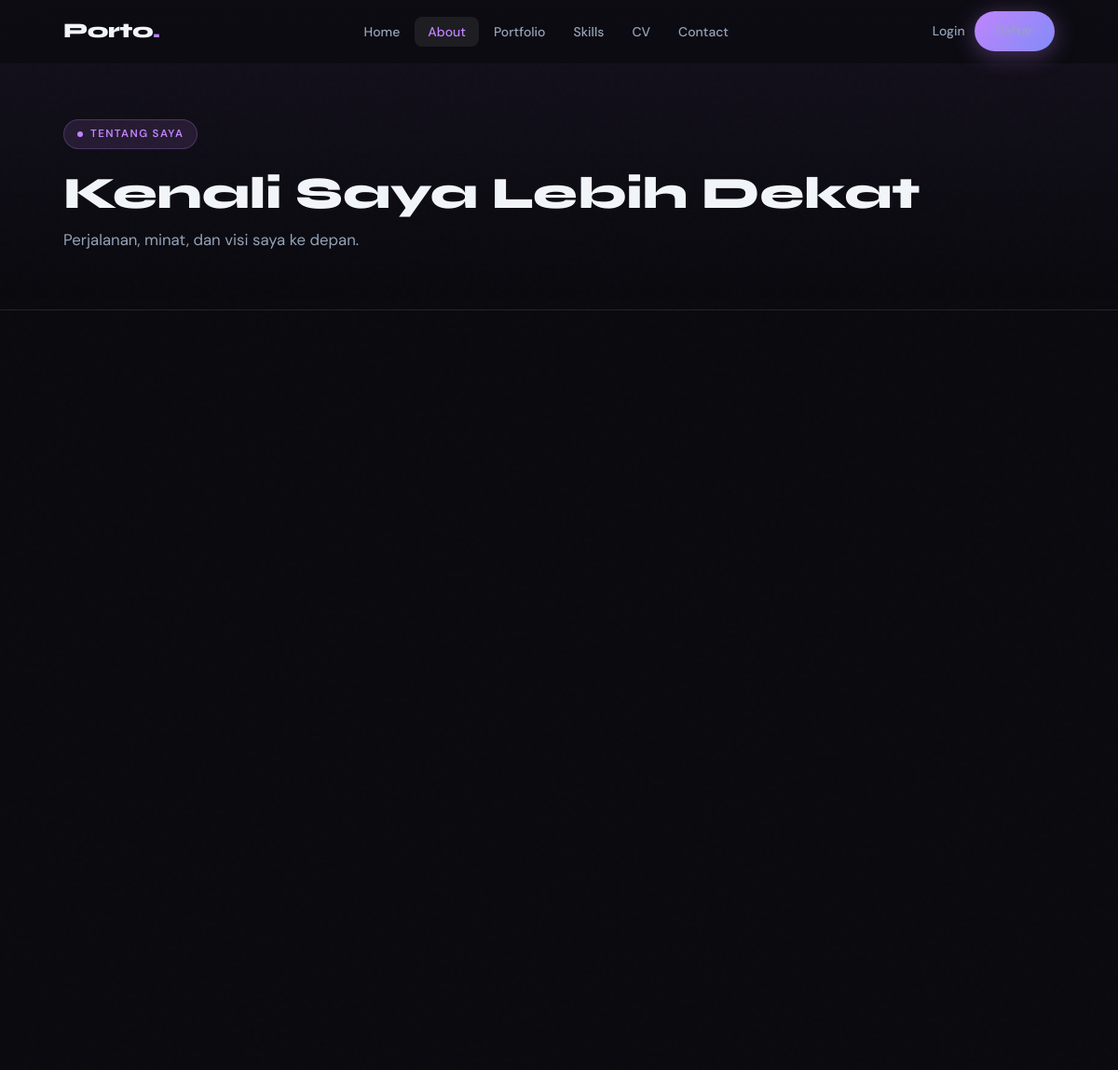
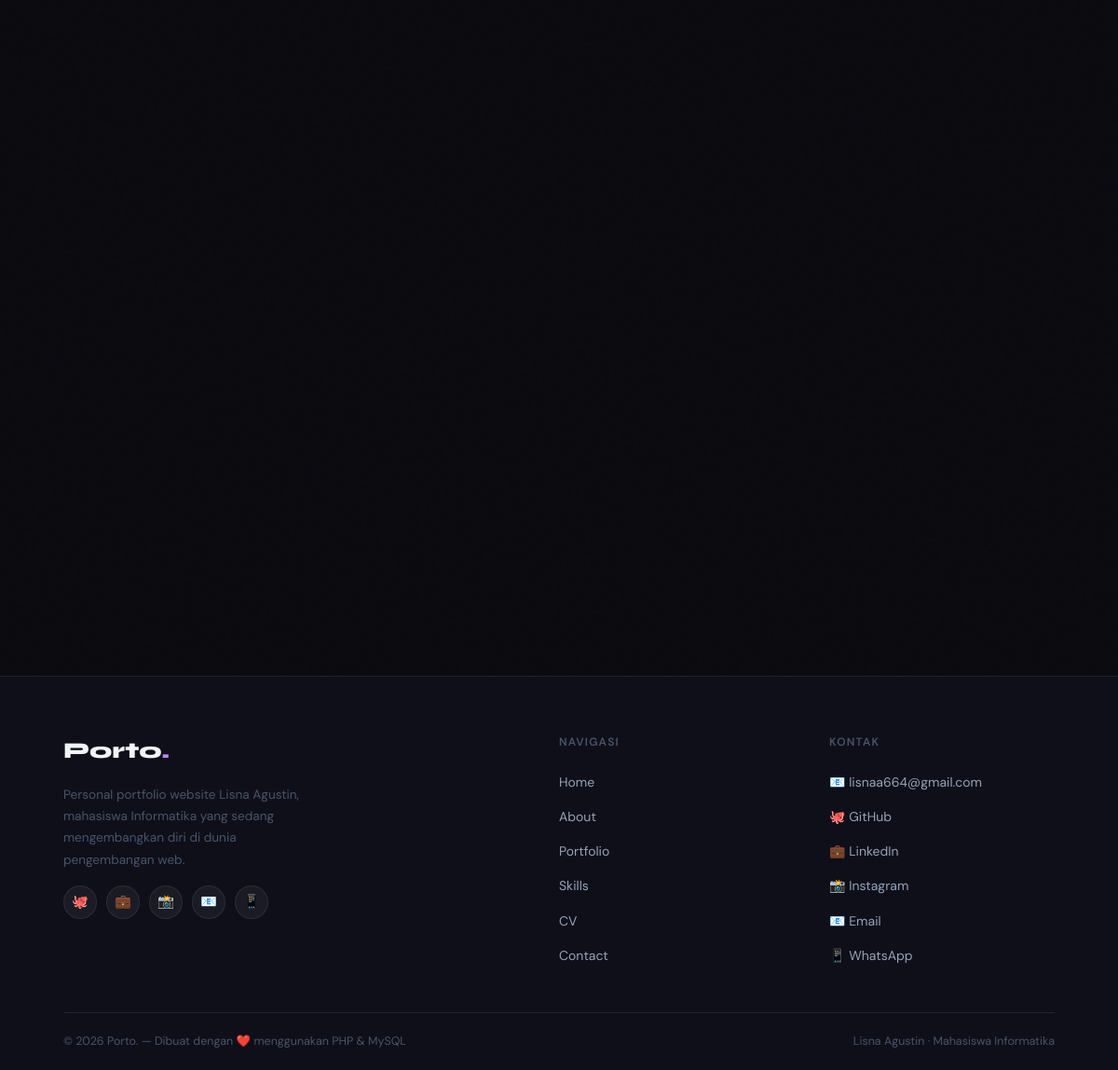
Page /about.php on the committed database (2 pictures, top to bottom).
### tables this page shows
CREATE TABLE IF NOT EXISTS about_me (
  id          INT UNSIGNED  NOT NULL AUTO_INCREMENT,
  full_name   VARCHAR(150)  NOT NULL,
  tagline     VARCHAR(250)  NULL,
  description TEXT          NOT NULL,
  photo       VARCHAR(300)  NULL,
  email       VARCHAR(150)  NULL,
  phone       VARCHAR(30)   NULL,
  location    VARCHAR(150)  NULL,
  birth_year  YEAR          NULL,
  university  VARCHAR(200)  NULL,
  major       VARCHAR(200)  NULL,
  gpa         DECIMAL(3,2)  NULL,
  updated_at  DATETIME      NOT NULL DEFAULT CURRENT_TIMESTAMP ON UPDATE CURRENT_TIMESTAMP,
  PRIMARY KEY (id)
);

CREATE TABLE IF NOT EXISTS social_media (
  id         INT UNSIGNED  NOT NULL AUTO_INCREMENT,
  platform   VARCHAR(50)   NOT NULL,
  label      VARCHAR(100)  NOT NULL,
  url        VARCHAR(500)  NOT NULL,
  icon       VARCHAR(10)   NOT NULL DEFAULT '🔗',
  sort_order INT           NOT NULL DEFAULT 0,
  is_active  TINYINT(1)    NOT NULL DEFAULT 1,
  created_at DATETIME      NOT NULL DEFAULT CURRENT_TIMESTAMP,
  PRIMARY KEY (id)
);

### config/koneksi.php (called while the page is built, shortened)
<?php
function e(string $str): string {
    return htmlspecialchars($str, ENT_QUOTES | ENT_SUBSTITUTE, 'UTF-8');
}

### about.php (the view, shortened to what this page needs)
<?php
require_once 'config/koneksi.php';
?>
<!DOCTYPE html>
<html lang="id">
<head>
  <link rel="stylesheet" href="css/style.css">
</head>
<body>
<?php require_once 'config/navbar.php'; ?>
<div class="page-header">
  <div class="container">
    <div class="section-tag">Tentang Saya</div>
    <h1 class="section-title">Kenali Saya Lebih Dekat</h1>
    <p class="section-subtitle">Perjalanan, minat, dan visi saya ke depan.</p>
  </div>
</div>
<section class="section">
  <div class="container">
    <div class="about-grid">
    </div>
  </div>
</section>
<?php require_once 'config/footer.php'; ?>
</body></html>

### config/footer.php (shortened to what this page needs)
<?php
$_pdo_footer = null;
try { $_pdo_footer = getDB(); } catch(Exception $e) {}
$_about_footer  = $_pdo_footer ? $_pdo_footer->query("SELECT full_name,email,phone FROM about_me LIMIT 1")->fetch() : null;
$_socials_footer = $_pdo_footer ? $_pdo_footer->query("SELECT * FROM social_media WHERE is_active=1 ORDER BY sort_order LIMIT 8")->fetchAll() : [];
?>
<footer>
  <div class="container">
    <div class="footer-grid">
      <div class="footer-brand">
        <div class="logo">Porto<span>.</span></div>
        <p>Personal portfolio website <?= e($_about_footer['full_name'] ?? 'Lisna Agustin') ?>, mahasiswa Informatika yang sedang mengembangkan diri di dunia pengembangan web.</p>
        <?php if (!empty($_socials_footer)): ?>
        <div style="display:flex;gap:10px;margin-top:16px;">
          <?php foreach ($_socials_footer as $_s): ?>
            <a href="<?= e($_s['url']) ?>" target="_blank" title="<?= e($_s['platform']) ?>"
               style="width:36px;height:36px;border-radius:50%;background:rgba(255,255,255,0.05);border:1px solid rgba(255,255,255,0.08);display:flex;align-items:center;justify-content:center;font-size:0.9rem;transition:all 0.2s;"
               onmouseover="this.style.background='rgba(168,85,247,0.15)';this.style.borderColor='rgba(168,85,247,0.3)'"
               onmouseout="this.style.background='rgba(255,255,255,0.05)';this.style.borderColor='rgba(255,255,255,0.08)'">
              <?= e($_s['icon']) ?>
            </a>
          <?php endforeach; ?>
        </div>
        <?php endif; ?>
      </div>
      <div class="footer-col">
        <h4>Navigasi</h4>
        <ul>
          <li><a href="/portfolio_redesign/index.php">Home</a></li>
          <li><a href="/portfolio_redesign/about.php">About</a></li>
          <li><a href="/portfolio_redesign/portfolio.php">Portfolio</a></li>
          <li><a href="/portfolio_redesign/skills.php">Skills</a></li>
          <li><a href="/portfolio_redesign/cv.php">CV</a></li>
          <li><a href="/portfolio_redesign/contact.php">Contact</a></li>
        </ul>
      </div>
      <div class="footer-col">
        <h4>Kontak</h4>
        <ul>
          <?php if ($_about_footer && $_about_footer['email']): ?>
            <li><a href="mailto:<?= e($_about_footer['email']) ?>">📧 <?= e($_about_footer['email']) ?></a></li>
          <?php endif; ?>
          <?php foreach ($_socials_footer as $_s): ?>
            <li><a href="<?= e($_s['url']) ?>" target="_blank"><?= e($_s['icon']) ?> <?= e($_s['platform']) ?></a></li>
          <?php endforeach; ?>
        </ul>
      </div>
    </div>
    <div class="footer-bottom">
      <span>&copy; <?= date('Y') ?> Porto. — Dibuat dengan ❤️ menggunakan PHP & MySQL</span>
      <span><?= e($_about_footer['full_name'] ?? 'Lisna Agustin') ?> · Mahasiswa Informatika</span>
    </div>
  </div>
</footer>

### css/style.css (style rules this page uses)
:root { --bg: #0a0a0f; --bg-2: #0f0f1a; --bg-card: rgba(255,255,255,0.04); --bg-glass: rgba(255,255,255,0.06); --bg-glass-hov: rgba(255,255,255,0.09); --primary: #c084fc; --primary-rgb: 192,132,252; --accent: #818cf8; --accent-rgb: 129,140,248; --pink: #f472b6; --pink-rgb: 244,114,182; --teal: #2dd4bf; --teal-rgb: 45,212,191; --text-main: #f1f5f9; --text-muted: #94a3b8; --text-dim: #475569; --border: rgba(255,255,255,0.08); --border-glow: rgba(192,132,252,0.3); --shadow-sm: 0 2px 8px rgba(0,0,0,0.4); --shadow-md: 0 8px 32px rgba(0,0,0,0.5); --shadow-lg: 0 24px 64px rgba(0,0,0,0.6); --glow-purple: 0 0 40px rgba(192,132,252,0.15); --glow-pink: 0 0 40px rgba(244,114,182,0.15); --radius: 16px; --radius-sm: 10px; --radius-lg: 24px; --nav-h: 68px; --font-display: 'Syne', sans-serif; --font-body: 'DM Sans', sans-serif; --transition: all 0.3s cubic-bezier(0.4, 0, 0.2, 1); --ease-spring: cubic-bezier(0.34, 1.56, 0.64, 1); }
*, *::before, *::after { margin:0; padding:0; box-sizing:border-box; }
html { scroll-behavior:smooth; font-size:16px; }
body { font-family: var(--font-body); background: var(--bg); color: var(--text-main); line-height: 1.7; min-height: 100vh; -webkit-font-smoothing: antialiased; overflow-x: hidden; }
body::before { content:''; position:fixed; inset:0; pointer-events:none; z-index:0; opacity:0.4; }
body > * { position:relative; z-index:1; }
a { text-decoration:none; color:inherit; }
ul { list-style:none; }
.container { max-width:1120px; margin:0 auto; padding:0 28px; }
.section { padding:100px 0; }
.section-tag { display:inline-flex; align-items:center; gap:8px; background: rgba(var(--primary-rgb),0.12); border: 1px solid rgba(var(--primary-rgb),0.25); color: var(--primary); font-size:0.72rem; font-weight:600; letter-spacing:0.12em; text-transform:uppercase; padding:5px 14px; border-radius:100px; margin-bottom:20px; }
.section-tag::before { content:''; width:6px; height:6px; background:var(--primary); border-radius:50%; }
.section-title { font-family: var(--font-display); font-size: clamp(2rem,4vw,3rem); font-weight: 800; color: var(--text-main); margin-bottom:12px; line-height:1.15; }
.section-subtitle { color: var(--text-muted); font-size:1.05rem; margin-bottom:60px; }
.page-header { padding:calc(var(--nav-h) + 60px) 0 60px; position:relative; overflow:hidden; background:linear-gradient(180deg, rgba(var(--primary-rgb),0.06) 0%, transparent 100%); border-bottom:1px solid var(--border); }
.page-header .section-title { margin-bottom:8px; }
.page-header .section-subtitle { margin-bottom:0; }
.about-grid { display:grid; grid-template-columns:1fr 1.5fr; gap:64px; align-items:start; }
footer { background:var(--bg-2); border-top:1px solid var(--border); padding:60px 0 0; }
.footer-grid { display:grid; grid-template-columns:2fr 1fr 1fr; gap:48px; margin-bottom:48px; }
.footer-brand .logo { font-family:var(--font-display); font-size:1.5rem; font-weight:800; margin-bottom:14px; }
.footer-brand .logo span { color:var(--primary); }
.footer-brand p { font-size:0.85rem; color:var(--text-dim); line-height:1.7; max-width:280px; }
.footer-col h4 { font-size:0.75rem; font-weight:600; letter-spacing:0.1em; text-transform:uppercase; color:var(--text-dim); margin-bottom:18px; }
.footer-col ul { display:flex; flex-direction:column; gap:10px; }
.footer-col ul a { font-size:0.875rem; color:var(--text-muted); transition:var(--transition); }
.footer-bottom { border-top:1px solid var(--border); padding:20px 0; display:flex; justify-content:space-between; align-items:center; font-size:0.78rem; color:var(--text-dim); }

### rows in the picture
about_me: full_name "Lisna Agustin", email "lisnaa664@gmail.com"
social_media: icon "🐙", platform "GitHub"
social_media: icon "💼", platform "LinkedIn"
social_media: icon "📸", platform "Instagram"
social_media: icon "📧", platform "Email"
social_media: icon "📱", platform "WhatsApp"
